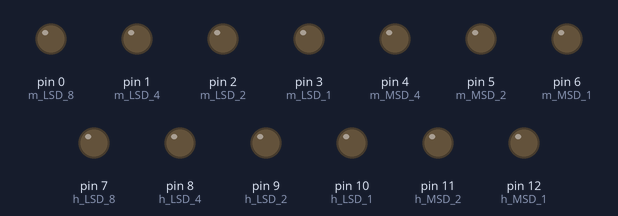
The sketch below on a simulated Arduino Uno, built with avr-gcc and run on an emulated ATmega328P. Parts: output pins drawn as LEDs (lit = HIGH).

Above: at 0.05 s.
At 4.95 s:
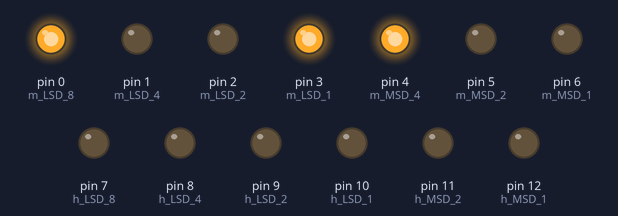
At 9.95 s:
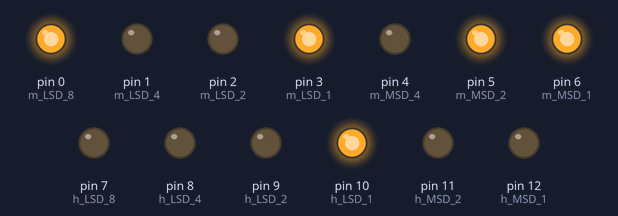
At 19.96 s:
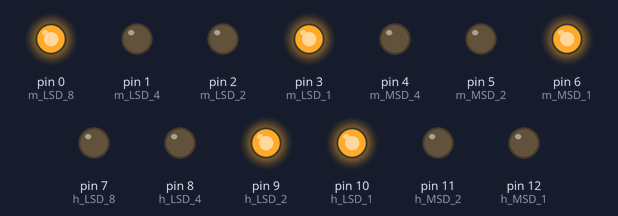
At 29.86 s:
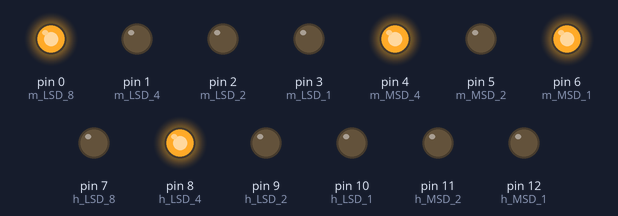
At 39.87 s:
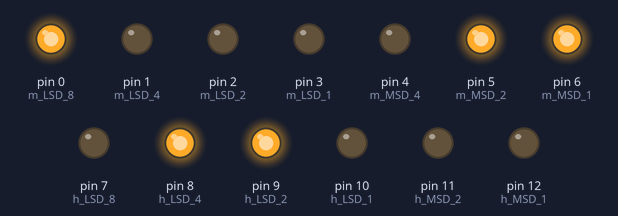
Timing chart, 0 to 40.0 s (numbered marks = the images above):
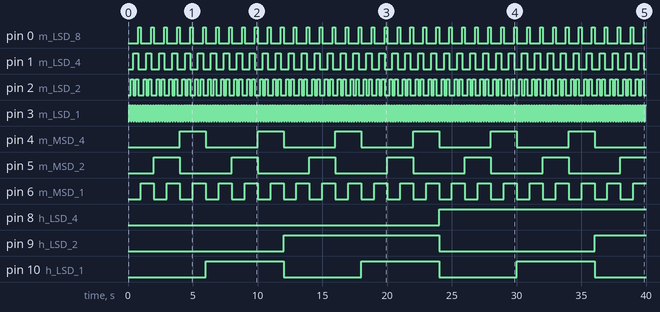

The sketch:

rototype-led-array-binary-clock-logic-simulation-arduino-uno.ino
```cpp
// Binary Clock Logic Simulation + LED Array Prototype on the Arduino UNO
//
// Tests the Binary CLK Logic code
//  by looping through all 60 minutes
//  in a 24 hour time period.
// Toggles appropriate LEDs to represent
//  every time combination


#include <ds3231.h>

#define NUM_LEDS 13

// hour MSD
#define h_MSD_1 12
#define h_MSD_2 11

// hour LSD
#define h_LSD_1 10
#define h_LSD_2 9
#define h_LSD_4 8
#define h_LSD_8 7

// min MSD
#define m_MSD_1 6
#define m_MSD_2 5
#define m_MSD_4 4

// min LSD
#define m_LSD_1 3
#define m_LSD_2 2
#define m_LSD_4 1
#define m_LSD_8 0

uint8_t leds[NUM_LEDS] = {
  h_MSD_1,
  h_MSD_2,
  h_LSD_1,
  h_LSD_2,
  h_LSD_4,
  h_LSD_8,
  m_MSD_1,
  m_MSD_2,
  m_MSD_4,
  m_LSD_1,
  m_LSD_2,
  m_LSD_4,
  m_LSD_8
};

// Instantiate RTC DS3231 object
DS3231 rtc = DS3231();


void setup() {
  // Configure ALL led pins to be a digital OUTPUT
  for (uint8_t i = 0; i < NUM_LEDS; i++)
    pinMode(leds[i],OUTPUT);
}


void loop() {
  // Loop through all 24 hours
  for (uint8_t h = 0; h < 24; h++) {

    // Loop through all 60 minutes
    for (uint8_t m = 0; m < 60; m++) {

      // Obtain LSD of hour and minute
      uint8_t mLSD = m % 10;
      uint8_t hLSD = h % 10;

      // Toggle LEDs for hour MSD
      if (h >= 10 && h < 20)
        digitalWrite(h_MSD_1,HIGH);
      else
        digitalWrite(h_MSD_1,LOW);
      if (h >= 20 && h < 24)
        digitalWrite(h_MSD_2,HIGH);
      else
        digitalWrite(h_MSD_2,LOW);

      // Toggle LEDs for hour LSD
      if (hLSD == 1 || hLSD == 3 || hLSD == 5 || hLSD == 7 || hLSD == 9)
        digitalWrite(h_LSD_1,HIGH);
      else
        digitalWrite(h_LSD_1,LOW);
      if (hLSD == 2 || hLSD == 3 || hLSD == 6 || hLSD == 7)
        digitalWrite(h_LSD_2,HIGH);
      else
        digitalWrite(h_LSD_2,LOW);
      if (hLSD == 4 || hLSD == 5 || hLSD == 6 || hLSD == 7)
        digitalWrite(h_LSD_4,HIGH);
      else
        digitalWrite(h_LSD_4,LOW);
      if (hLSD == 8 || hLSD == 9)
        digitalWrite(h_LSD_8,HIGH);
      else
        digitalWrite(h_LSD_8,LOW);

      // Toggle LEDs for minute MSD
      if ((m >= 10 && m < 20) || (m >= 30 && m < 40) || (m >= 50 && m < 60))
        digitalWrite(m_MSD_1,HIGH);
      else
        digitalWrite(m_MSD_1,LOW);
      if (m >= 20 && m < 40)
        digitalWrite(m_MSD_2,HIGH);
      else
        digitalWrite(m_MSD_2,LOW);
      if (m >= 40 && m < 60)
        digitalWrite(m_MSD_4,HIGH);
      else
        digitalWrite(m_MSD_4,LOW);

      // Toggle LEDs for minutes LSD
      if (mLSD == 1 || mLSD == 3 || mLSD == 5 || mLSD == 7 || mLSD == 9)
        digitalWrite(m_LSD_1,HIGH);
      else
        digitalWrite(m_LSD_1,LOW);
      if (mLSD == 2 || mLSD == 3 || mLSD == 6 || mLSD == 7)
        digitalWrite(m_LSD_2,HIGH);
      else
        digitalWrite(m_LSD_2,LOW);
      if (mLSD == 4 || mLSD == 5 || mLSD == 6 || mLSD == 7)
        digitalWrite(m_LSD_4,HIGH);
      else
        digitalWrite(m_LSD_4,LOW);
      if (mLSD == 8 || mLSD == 9)
        digitalWrite(m_LSD_8,HIGH);
      else
        digitalWrite(m_LSD_8,LOW);

      delay(100);
    }

  }

}
```

Measured:
- by itself, pin 0 (m_LSD_8): alternates HIGH for 0.20 s and LOW for 0.80 s
- by itself, pin 1 (m_LSD_4): alternates HIGH for 0.40 s and LOW for 0.60 s
- by itself, pin 2 (m_LSD_2): repeats every 1.0 s: LOW 0.20 s, HIGH 0.20 s, LOW 0.40 s, HIGH 0.20 s
- by itself, pin 3 (m_LSD_1): alternates HIGH for 0.10 s and LOW for 0.10 s
- by itself, pin 4 (m_MSD_4), pin 5 (m_MSD_2): alternates HIGH for 2.0 s and LOW for 4.0 s
- by itself, pin 6 (m_MSD_1): alternates HIGH for 1.0 s and LOW for 1.0 s
- by itself, pin 8 (h_LSD_4): LOW → HIGH at 24.0 s
- by itself, pin 9 (h_LSD_2): LOW → HIGH at 12.0 s, → LOW 12.0 s later, → HIGH 12.0 s later
